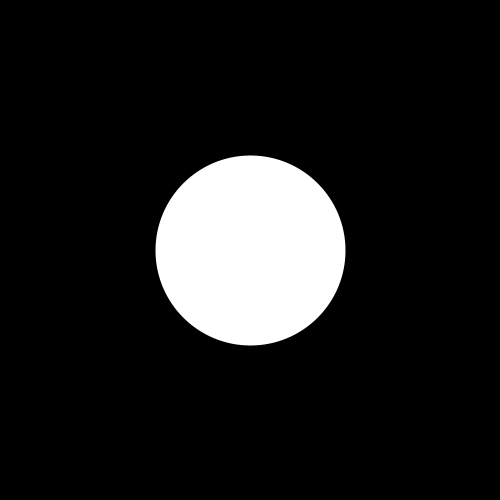
Frame 1 (no input)
Frame 60 (the mouse pressed at the canvas centre just before this capture): identical to frame 1, image omitted
Frame 120 (the mouse held since frame 60 and released just before this capture): identical to frame 1, image omitted

The Processing sketch that drew this single still picture (run headless with seeded random() and noise(); from frame 60 on, the mouse is pressed at the canvas centre):

// Processing sketch: CRCP1310_06_keyPressed
// ── CRCP1310_06_keyPressed.pde
void setup() {
  size(500, 500);
  background(0);
}

void draw() {
  strokeWeight(10);
  ellipse(250, 250, 200, 200);
}

void keyPressed() {
  background(0);
  stroke(0);
}

void mouseDragged() {
  stroke(0, mouseX, mouseY);
  strokeWeight(2);
  line(pmouseX, pmouseY, mouseX, mouseY);
}
